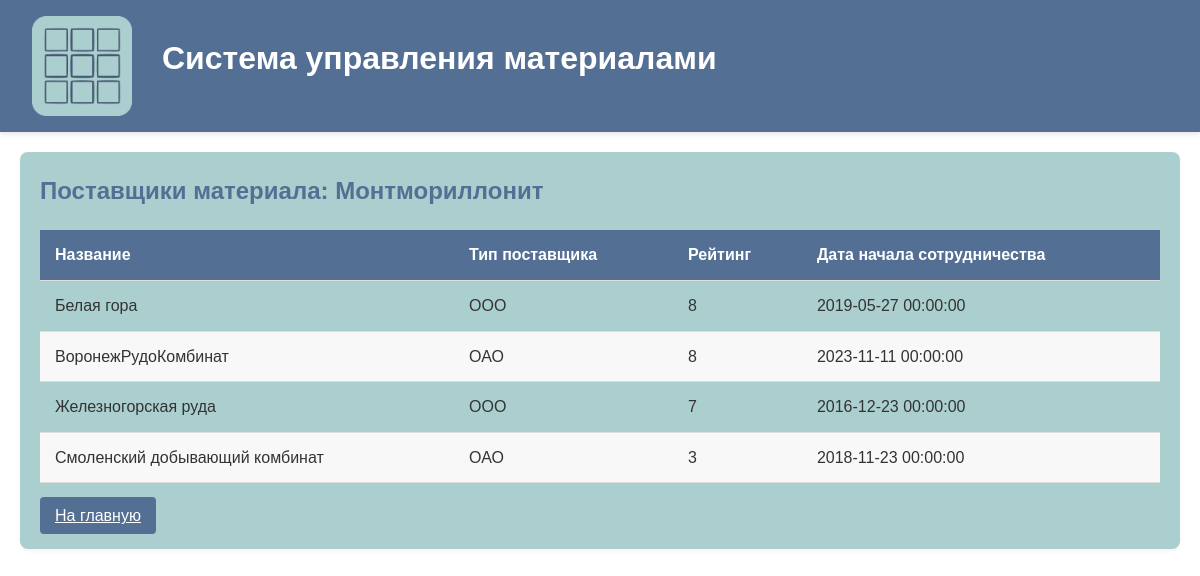
The page /material_suppliers/4 on the database its author committed.
### tables this page shows
CREATE TABLE Material (
                id INTEGER PRIMARY KEY AUTOINCREMENT,
                name TEXT NOT NULL UNIQUE,
                type_id INTEGER NOT NULL,
                unit_price REAL NOT NULL,
                stock_quantity REAL NOT NULL,
                min_stock_quantity REAL NOT NULL,
                package_quantity REAL NOT NULL,
                unit_of_measure TEXT NOT NULL,
                FOREIGN KEY (type_id) REFERENCES MaterialType(id)
            );

CREATE TABLE Supplier (
                id INTEGER PRIMARY KEY AUTOINCREMENT,
                name TEXT NOT NULL UNIQUE,
                supplier_type TEXT NOT NULL,
                inn TEXT NOT NULL UNIQUE,
                rating INTEGER NOT NULL,
                start_date DATE NOT NULL
            );

### app.py (the view)
@app.route("/material_suppliers/<int:material_id>")
def material_suppliers(material_id):
    conn = get_db_connection()
    material = conn.execute('''
        SELECT name FROM Material WHERE id = ?
    ''', (material_id,)).fetchone()
    if not material:
        flash("Материал не найден!", "error")
        conn.close()
        return redirect(url_for("index"))
    suppliers = conn.execute('''
        SELECT s.id, s.name, s.supplier_type, s.rating, s.start_date
        FROM Supplier s
        JOIN MaterialSupplier ms ON s.id = ms.supplier_id
        WHERE ms.material_id = ?
        ORDER BY s.rating DESC
    ''', (material_id,)).fetchall()
    conn.close()
    return render_template("suppliers_material.html",
                           material_name=material['name'],
                           suppliers=suppliers)

### app.py (called while the page is built)
def get_db_connection():
    conn = sqlite3.connect(DATABASE)
    conn.row_factory = sqlite3.Row
    return conn

### templates/suppliers_material.html
{% extends "base.html" %}
{% block content %}
    <div class="card">
        <h2>Поставщики материала: {{ material_name }}</h2>
        <table>
            <thead>
                <tr>
                    <th>Название</th>
                    <th>Тип поставщика</th>
                    <th>Рейтинг</th>
                    <th>Дата начала сотрудничества</th>
                </tr>
            </thead>
            <tbody>
                {% for supplier in suppliers %}
                <tr>
                    <td>{{ supplier.name }}</td>
                    <td>{{ supplier.supplier_type }}</td>
                    <td>{{ supplier.rating }}</td>
                    <td>{{ supplier.start_date }}</td>
                </tr>
                {% else %}
                <tr>
                    <td colspan="4">Нет поставщиков для этого материала</td>
                </tr>
                {% endfor %}
            </tbody>
        </table>
        <a href="{{ url_for('index') }}" class="btn">На главную</a>
    </div>
{% endblock %}

### static/style.css (style rules this page uses)
:root { --main-color: #FFFFFF; --extra-color: #ABCFCE; --accent-color: #546F94; }
* { margin: 0; padding: 0; box-sizing: border-box; font-family: 'Comic Sans MS', cursive, sans-serif; }
body { background-color: var(--main-color); color: #333; line-height: 1.6; }
h1, h2, h3 { color: var(--accent-color); margin-bottom: 15px; }
.card { background-color: var(--extra-color); border-radius: 8px; padding: 20px; margin-bottom: 20px; box-shadow: 0 2px 4px rgba(0,0,0,0.05); }
.btn { background-color: var(--accent-color); color: white; border: none; padding: 10px 15px; border-radius: 4px; cursor: pointer; font-size: 16px; transition: background-color 0.3s; }
table { width: 100%; border-collapse: collapse; margin: 20px 0; }
th, td { padding: 12px 15px; text-align: left; border-bottom: 1px solid #ddd; }
th { background-color: var(--accent-color); color: white; }
tr:nth-child(even) { background-color: #f8f8f8; }

### rows shown on the page
Material: name "Монтмориллонит"
Supplier: name "Белая гора", supplier_type "ООО", rating "8", start_date "2019-05-27 00:00:00"
Supplier: name "ВоронежРудоКомбинат", supplier_type "ОАО", rating "8", start_date "2023-11-11 00:00:00"
Supplier: name "Железногорская руда", supplier_type "ООО", rating "7", start_date "2016-12-23 00:00:00"
Supplier: name "Смоленский добывающий комбинат", supplier_type "ОАО", rating "3", start_date "2018-11-23 00:00:00"
